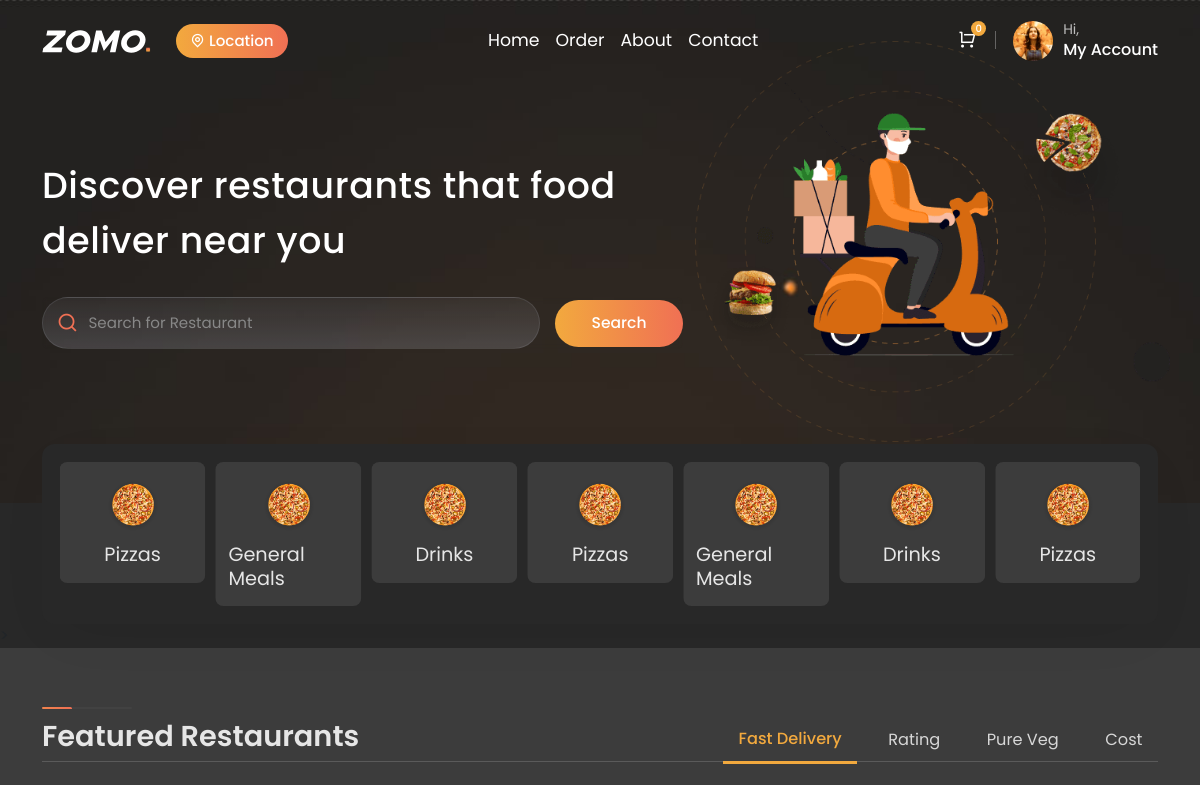
Before: / (signed in, upper part) with the older database file.
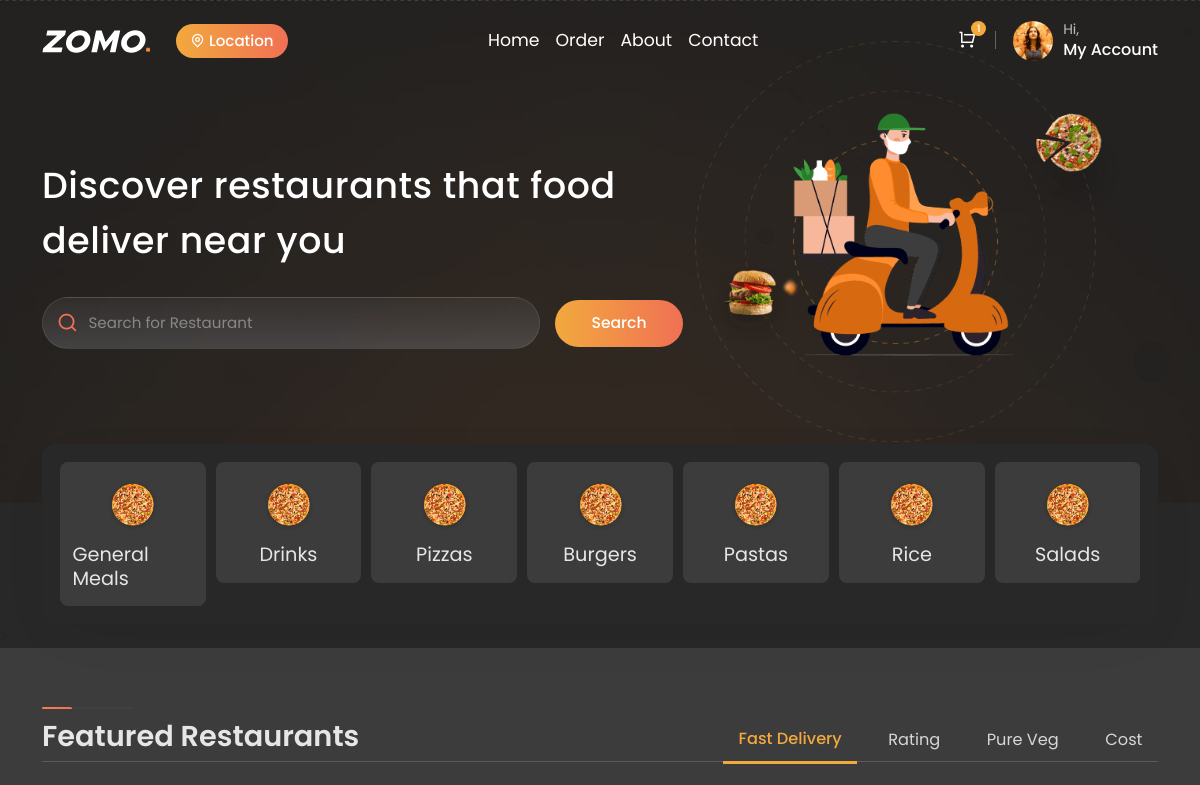
After: the same page with the newer database file.
### customer/models.py (models this page shows, shortened)
class Cart(models.Model):
    user = models.OneToOneField(settings.AUTH_USER_MODEL, on_delete=models.CASCADE)
    created_at = models.DateTimeField(auto_now_add=True)
    updated_at = models.DateTimeField(auto_now=True)  # Automatically updates to current time when object is saved
    STATUS_CHOICES = (
        ('active', 'Active'),
        ('completed', 'Completed'),
        ('cancelled', 'Cancelled'),
    )
    status = models.CharField(max_length=10, choices=STATUS_CHOICES, default='active')
    def total_price(self):
        return sum(item.total_price() for item in self.cart_items.all())

### restaurant/models.py (models this page shows, shortened)
class Category(models.Model):
    name = models.CharField(max_length=100)

### customer/views.py (the view)
# urls.py: 2. Add a URL to urlpatterns:  path('', views.home, name='home')
@login_required
def home(request):
    if request.user.role == 'restaurant':
        return redirect('restaurant-dashboard')
    else:
        restaurants = Restaurant.objects.all()
        categories = Category.objects.all()  # Fetch all categories
    context = {
        'restaurants': restaurants,
        'categories': categories,  # Add categories to the context
    }
    context.update(cart_content(request))
    return render(request, 'customer/index.html', context=context)

### customer/models.py (called while the page is built)
    def total_price(self):
        return self.quantity * self.price  # Use the stored price instead of the menu item's current price

### customer/views.py (called while the page is built)
def cart_content(request):
    context = {}
    if request.user.is_authenticated:
        cart, created = Cart.objects.get_or_create(user=request.user)
        cart_items = cart.cart_items.all()
        total_price = cart.total_price()
        context = {'cart_items': cart_items, 'total_price': total_price}
    return context

### customer/templates/customer/index.html (shortened to what the changed rows need)
{% extends "customer/base.html" %}
{%load static%}
    {% block content %}
    <section id="home" class="home-wrapper home2 section-b-space overflow-hidden">
        <div class="container text-center">
            <div class="row">
                <div class="col-lg-7 col-12">
                    <h2>Discover restaurants that food deliver near you</h2>
                </div>
                </div>
            </div>
    </section>
    <div class="categories-section">
        <div class="container">
            <div class="position-relative category-top">
                <div class="swiper categories-no-arrow categories-style">
                    <div class="swiper-wrapper">
                        {% for category in categories %}
                        <div class="swiper-slide">
                            <a href="{% url 'restaurant-listing' category.id %}" class="food-categories">
                                {% if category.image %}
                                    <img src="{{ category.image.url }}" class="img-fluid categories-img" alt="{{ category.name }}">
                                {% else %}
                                    <img src="{% static 'customer/assets/images/product/p-1.png' %}" class="img-fluid categories-img" alt="{{ category.name }}">
                                {% endif %}
                                <h4 class="dark-text">{{ category.name }}</h4>
                            </a>
                        </div>
                        {% endfor %}
                    </div>
                </div>
            </div>
        </div>
    </div>
    <section class="restaurant-list section-b-space banner-section ratio3_2">
        <div class="container">
            <div class="title restaurant-title w-border pb-0">
                <h2>Featured Restaurants</h2>
            </div>
        </div>
    </section>
    {%endblock content %}

### customer/templates/customer/base.html (shortened to what this page needs)
{% load static %}
<!DOCTYPE html>
<html lang="en">
    <head>
        <link rel="stylesheet" type="text/css" id="rtl-link" href="{% static 'customer/assets/css/vendors/bootstrap.css' %}">
        <link rel="stylesheet" type="text/css" href="{% static 'customer/assets/css/vendors/swiper-bundle.min.css' %}">
        <link rel="stylesheet" type="text/css" href="{% static 'customer/assets/css/fancybox.css' %}">
        <link rel="stylesheet" type="text/css" href="{% static 'customer/assets/css/vendors/remixicon.css' %}">
        <link rel="stylesheet" id="change-link" type="text/css" href="{% static 'customer/assets/css/style.css' %}">
    </head>
    <body class="position-relative white-bg dark">
    <header>
        <div class="container">
            <nav class="navbar navbar-expand-lg p-0">
                <a href="{% url 'home' %}">
                    <img class="img-fluid logo" src="{% static 'customer/assets/images/svg/logo.svg' %}" alt="logo">
                </a>
                <a target="_blank" href="#!" data-bs-toggle="modal" data-bs-target="#location"
                    class="btn btn-sm theme-btn location-btn mt-0 ms-3 d-flex align-content-center gap-1">
                    <i class="ri-map-pin-line"></i> Location
                </a>
                <div class="nav-option order-md-2">
                    <div class="dropdown-button">
                        <div class="cart-button">
                            <span>{{cart_items.count}}</span>
                            <i class="ri-shopping-cart-line text-white cart-bag"></i>
                        </div>
                    </div>
                    <div class="profile-part dropdown-button order-md-2">
                        <img class="img-fluid profile-pic" src="{% static 'customer/assets/images/icons/p5.png' %}" alt="profile">
                        <div>
                            {% if user.is_authenticated %}
                                <h6 class="fw-normal">Hi, {{ user.first_name }}</h6>
                                <h5 class="fw-medium">My Account</h5>
                            {% else %}
                                <h6 class="fw-normal">Hi, Visitor</h6>
                                <h5 class="fw-medium">My Account</h5>
                                {% endif %}
                        </div>
                    </div>
                </div>
                <div class="offcanvas offcanvas-end" tabindex="-1" id="offcanvasNavbar">
                    <div class="offcanvas-body">
                        <ul class="navbar-nav justify-content-center flex-grow-1">
                            <li class="nav-item">
                                <a class="nav-link" href="{% url 'home' %}">Home</a>
                            </li>
                            <li class="nav-item">
                                <a class="nav-link" href="{% url 'my-order' %}">Order</a>
                            </li>
                            <li class="nav-item">
                                <a class="nav-link" href="{% url 'about' %}">About</a>
                            </li>
                            <li class="nav-item">
                                <a class="nav-link" href="{% url 'contact' %}">Contact</a>
                            </li>
                        </ul>
                    </div>
                </div>
            </nav>
        </div>
    </header>
        {% block content %}
        {% endblock %}
     <div class="toast-container position-fixed top-0 end-0 p-3">
    </div>
</body>
</html>

Changed rows visible on the page:
computed for Cart: count "0" → "1"
added Category: name "Burgers"
added Category: name "Pastas"
added Category: name "Rice"
added Category: name "Salads"
